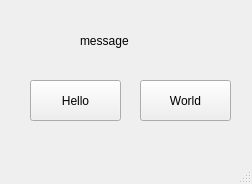
<?xml version="1.0" encoding="UTF-8"?>
<ui version="4.0">
 <class>MainWindow</class>
 <widget class="QMainWindow" name="MainWindow">
  <property name="geometry">
   <rect>
    <x>0</x>
    <y>0</y>
    <width>252</width>
    <height>184</height>
   </rect>
  </property>
  <property name="windowTitle">
   <string>MainWindow</string>
  </property>
  <widget class="QWidget" name="centralwidget">
   <widget class="QLabel" name="lblMsg">
    <property name="geometry">
     <rect>
      <x>80</x>
      <y>30</y>
      <width>91</width>
      <height>21</height>
     </rect>
    </property>
    <property name="text">
     <string>message</string>
    </property>
   </widget>
   <widget class="QPushButton" name="btnHello">
    <property name="geometry">
     <rect>
      <x>30</x>
      <y>80</y>
      <width>91</width>
      <height>41</height>
     </rect>
    </property>
    <property name="text">
     <string>Hello</string>
    </property>
   </widget>
   <widget class="QPushButton" name="btnWorld">
    <property name="geometry">
     <rect>
      <x>140</x>
      <y>80</y>
      <width>91</width>
      <height>41</height>
     </rect>
    </property>
    <property name="text">
     <string>World</string>
    </property>
   </widget>
  </widget>
  <widget class="QStatusBar" name="statusbar"/>
 </widget>
 <resources/>
 <connections/>
 <slots>
  <slot>print_hello()</slot>
  <slot>print_world()</slot>
 </slots>
</ui>
